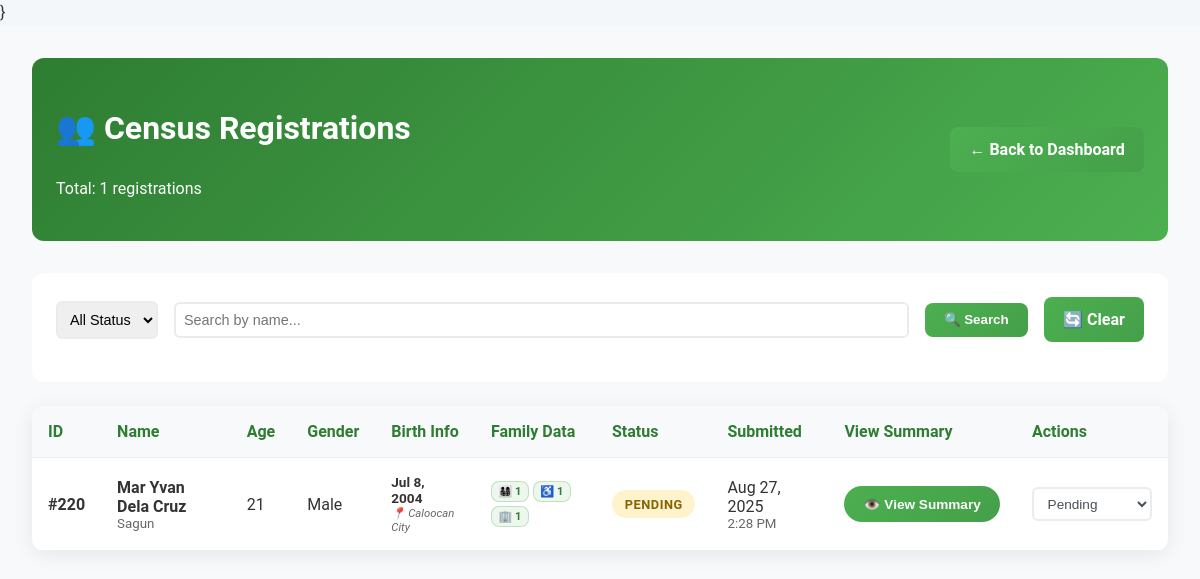
Before: /admin/view-resident-registrations.php (signed in) with the older database file.
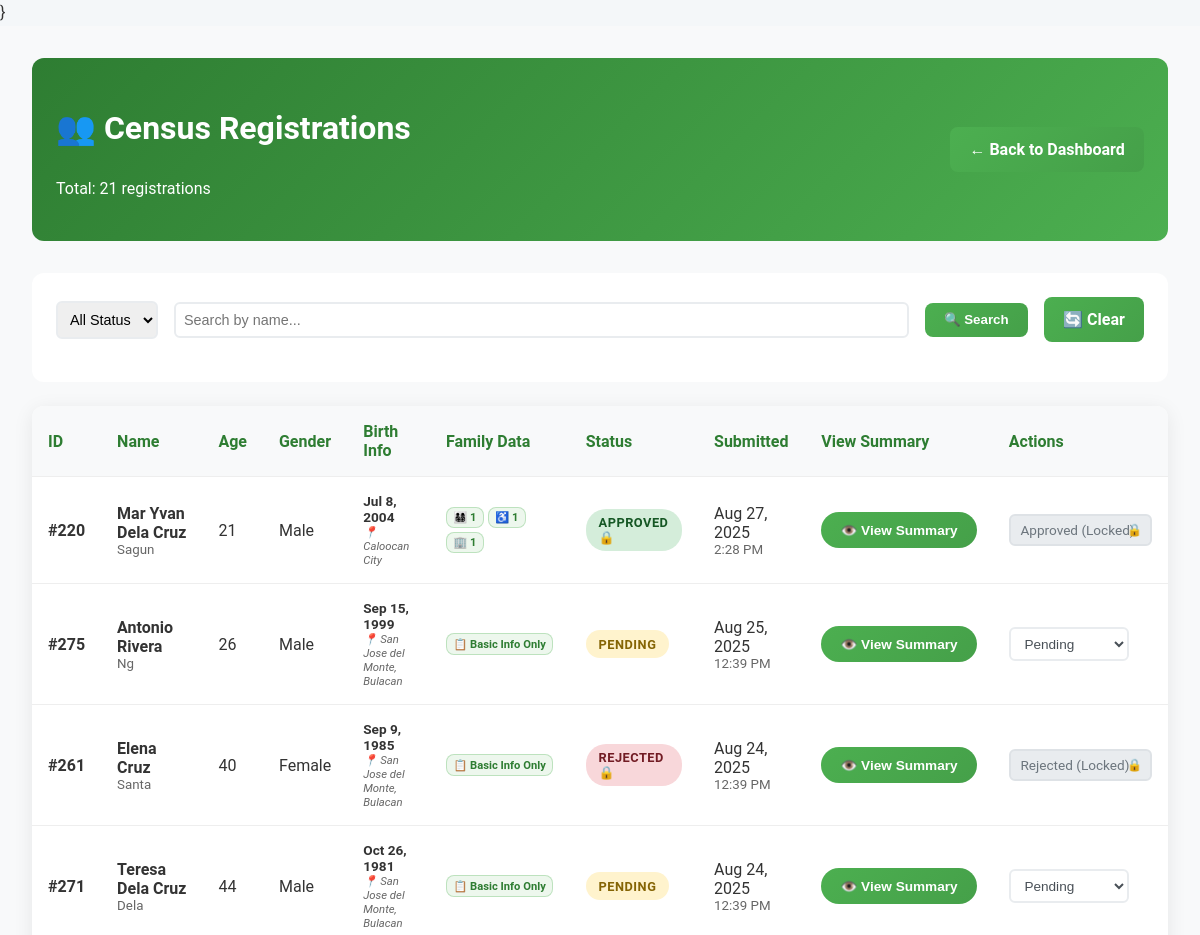
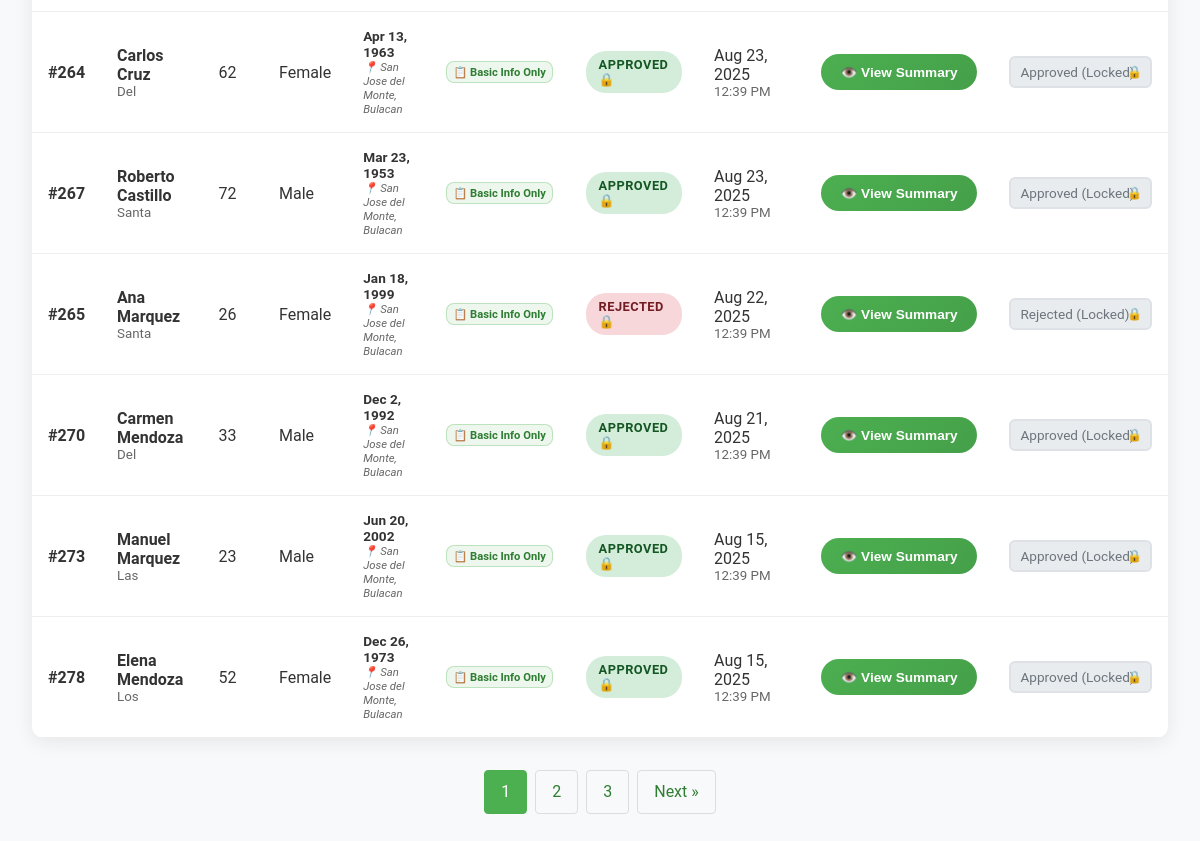
After: the same page with the newer database file (2 pictures, top to bottom).
### tables this page shows
CREATE TABLE `resident_registrations` (
  `id` int(11) NOT NULL,
  `first_name` varchar(100) NOT NULL,
  `middle_name` varchar(100) DEFAULT NULL,
  `last_name` varchar(100) NOT NULL,
  `birth_date` date NOT NULL,
  `birth_place` varchar(255) DEFAULT NULL,
  `age` int(11) NOT NULL,
  `civil_status` varchar(50) NOT NULL,
  `gender` varchar(20) NOT NULL,
  `contact_number` varchar(20) DEFAULT NULL,
  `email` varchar(255) DEFAULT NULL,
  `house_number` varchar(20) DEFAULT NULL,
  `address` text DEFAULT NULL,
  `pangkabuhayan` varchar(100) DEFAULT NULL,
  `submitted_at` timestamp NOT NULL DEFAULT current_timestamp(),
  `status` enum('pending','approved','rejected') DEFAULT 'pending',
  `land_ownership` varchar(100) DEFAULT NULL,
  `land_ownership_other` varchar(255) DEFAULT NULL,
  `house_ownership` varchar(100) DEFAULT NULL,
  `house_ownership_other` varchar(255) DEFAULT NULL,
  `farmland` varchar(100) DEFAULT NULL,
  `cooking_energy` varchar(100) DEFAULT NULL,
  `cooking_energy_other` varchar(255) DEFAULT NULL,
  `toilet_type` varchar(100) DEFAULT NULL,
  `toilet_type_other` varchar(255) DEFAULT NULL,
  `electricity_source` varchar(100) DEFAULT NULL,
  `electricity_source_other` varchar(255) DEFAULT NULL,
  `water_source` varchar(100) DEFAULT NULL,
  `water_source_other` varchar(255) DEFAULT NULL,
  `waste_disposal` varchar(100) DEFAULT NULL,
  `waste_disposal_other` varchar(255) DEFAULT NULL,
  `appliances` text DEFAULT NULL,
  `transportation` text DEFAULT NULL,
  `transportation_other` varchar(255) DEFAULT NULL,
  `business` text DEFAULT NULL,
  `business_other` varchar(255) DEFAULT NULL,
  `contraceptive` text DEFAULT NULL,
  `interviewer` varchar(255) DEFAULT NULL,
  `interviewer_title` varchar(255) DEFAULT NULL
);

### admin/view-resident-registrations.php (the view, shortened to what the changed rows need)
<?php
include '../includes/db_connect.php';
$status_filter = $_GET['status'] ?? '';
$search = $_GET['search'] ?? '';
$page = max(1, (int)($_GET['page'] ?? 1));
$per_page = 10;
$offset = ($page - 1) * $per_page;
$where_conditions = [];
$params = [];
$where_clause = $where_conditions ? "WHERE " . implode(" AND ", $where_conditions) : "";
$count_sql = "SELECT COUNT(*) FROM resident_registrations $where_clause";
$count_stmt = $pdo->prepare($count_sql);
$count_stmt->execute($params);
$total_records = $count_stmt->fetchColumn();
$total_pages = ceil($total_records / $per_page);
$sql = "SELECT rr.id, rr.first_name, rr.middle_name, rr.last_name, rr.age, rr.gender,
        rr.birth_date, rr.birth_place, rr.house_number, rr.email, rr.status, rr.submitted_at,
        (SELECT COUNT(*) FROM family_members fm WHERE fm.registration_id = rr.id) as family_count,
        (SELECT COUNT(*) FROM family_disabilities fd WHERE fd.registration_id = rr.id) as disability_count,
        (SELECT COUNT(*) FROM family_organizations fo WHERE fo.registration_id = rr.id) as organization_count
        FROM resident_registrations rr $where_clause ORDER BY submitted_at DESC LIMIT $per_page OFFSET $offset";
$stmt = $pdo->prepare($sql);
$stmt->execute($params);
$registrations = $stmt->fetchAll();
?>
<!DOCTYPE html>
<html lang="en">
<head>
    <link rel="stylesheet" href="../css/styles.css">
</head>
<body>
    <div class="admin-container">
        <div class="admin-header">
            <div>
                <h1>👥 Census Registrations</h1>
                <p>Total: <?php echo $total_records; ?> registrations</p>
            </div>
        </div>
        <div class="admin-table">
            <table>
                <thead>
                    <tr>
                        <th>ID</th>
                        <th>Name</th>
                        <th>Age</th>
                        <th>Gender</th>
                        <th>Birth Info</th>
                        <th>Family Data</th>
                        <th>Status</th>
                        <th>Submitted</th>
                        <th>View Summary</th>
                        <th>Actions</th>
                    </tr>
                </thead>
                <tbody>
                    <?php foreach ($registrations as $reg): ?>
                    <tr>
                        <td><strong>#<?php echo $reg['id']; ?></strong></td>
                        <td>
                            <strong><?php echo htmlspecialchars($reg['first_name'] . ' ' . $reg['last_name']); ?></strong>
                            <?php if ($reg['middle_name'] ?? false): ?>
                                <br><small style="color: #666;"><?php echo htmlspecialchars($reg['middle_name']); ?></small>
                            <?php endif; ?>
                        </td>
                        <td><?php echo $reg['age']; ?></td>
                        <td><?php echo htmlspecialchars($reg['gender']); ?></td>
                        <td>
                            <div style="font-size: 0.85rem;">
                                <?php if ($reg['birth_date'] ?? false): ?>
                                    <strong><?php echo date('M j, Y', strtotime($reg['birth_date'])); ?></strong>
                                <?php else: ?>
                                    <span style="color: #999; font-style: italic;">No birth date</span>
                                <?php endif; ?>
                                <?php if ($reg['birth_place'] ?? false): ?>
                                    <br><small style="color: #666; font-style: italic;">📍 <?php echo htmlspecialchars($reg['birth_place']); ?></small>
                                <?php endif; ?>
                            </div>
                        </td>
                        <td>
                            <div class="family-data-summary">
                                <?php if ($reg['family_count'] > 0): ?>
                                    <span class="data-badge family-badge" title="<?php echo $reg['family_count']; ?> family member(s)">👨‍👩‍👧‍👦 <?php echo $reg['family_count']; ?></span>
                                <?php endif; ?>
                                <?php if ($reg['disability_count'] > 0): ?>
                                    <span class="data-badge disability-badge" title="<?php echo $reg['disability_count']; ?> disability record(s)">♿ <?php echo $reg['disability_count']; ?></span>
                                <?php endif; ?>
                                <?php if ($reg['organization_count'] > 0): ?>
                                    <span class="data-badge organization-badge" title="<?php echo $reg['organization_count']; ?> organization membership(s)">🏢 <?php echo $reg['organization_count']; ?></span>
                                <?php endif; ?>
                                <?php if ($reg['family_count'] == 0 && $reg['disability_count'] == 0 && $reg['organization_count'] == 0): ?>
                                    <span class="data-badge basic-badge">📋 Basic Info Only</span>
                                <?php endif; ?>
                            </div>
                        </td>
                        <td>
                            <span class="status-badge status-<?php echo $reg['status']; ?>">
                                <?php echo ucfirst($reg['status']); ?>
                                <?php if ($reg['status'] !== 'pending'): ?>
                                    🔒
                                <?php endif; ?>
                            </span>
                        </td>
                        <td>
                            <div><?php echo date('M j, Y', strtotime($reg['submitted_at'])); ?></div>
                            <small style="color: #666;"><?php echo date('g:i A', strtotime($reg['submitted_at'])); ?></small>
                        </td>
                        <td>
                            <button onclick="viewRegistrationDetails(<?php echo $reg['id']; ?>)" class="view-form-btn"
                                    title="View complete registration summary including personal info, family members, disabilities, and organizations">
                                👁️ View Summary
                            </button>
                        </td>
                        <td>
                            <?php if ($reg['status'] === 'pending'): ?>
                            <form method="POST" style="margin: 0;">
                                <select name="status" class="action-select" onchange="this.form.submit()">
                                    <option value="pending" selected>Pending</option>
                                </select>
                            </form>
                            <?php else: ?>
                            <div class="action-select status-locked">
                                <?php echo ucfirst($reg['status']); ?> (Locked)
                            </div>
                            <?php endif; ?>
                        </td>
                    </tr>
                    <?php endforeach; ?>
                </tbody>
            </table>
        </div>
        <?php if ($total_pages > 1): ?>
        <div class="pagination">
            <?php for ($i = max(1, $page-2); $i <= min($total_pages, $page+2); $i++): ?>
                <?php if ($i == $page): ?>
                    <span class="current"><?php echo $i; ?></span>
                <?php else: ?>
                    <a href="?page=<?php echo $i; ?>&status=<?php echo $status_filter; ?>&search=<?php echo urlencode($search); ?>"><?php echo $i; ?></a>
                <?php endif; ?>
            <?php endfor; ?>
            <?php if ($page < $total_pages): ?>
                <a href="?page=<?php echo $page+1; ?>&status=<?php echo $status_filter; ?>&search=<?php echo urlencode($search); ?>">Next »</a>
            <?php endif; ?>
        </div>
        <?php endif; ?>
    </div>
</body>
</html>

Changed rows visible on the page:
changed resident_registrations "Mar Yvan Dela Cruz": status "PENDING" → "APPROVED"; status "Pending" → "Approved"
added resident_registrations: id "275", first_name+last_name "Antonio Rivera", middle_name "Ng", age "26", gender "Male", birth_date "Sep 15, 1999", birth_place "San Jose del Monte, Bulacan", shows "📋 Basic Info Only", status "PENDING", submitted_at "Aug 25, 2025", submitted_at "12:39 PM"
added resident_registrations: id "261", first_name+last_name "Elena Cruz", middle_name "Santa", age "40", gender "Female", birth_date "Sep 9, 1985", birth_place "San Jose del Monte, Bulacan", shows "📋 Basic Info Only", status "REJECTED", submitted_at "Aug 24, 2025", submitted_at "12:39 PM", status "Rejected"
added resident_registrations: id "271", first_name+last_name "Teresa Dela Cruz", middle_name "Dela", age "44", gender "Male", birth_date "Oct 26, 1981", birth_place "San Jose del Monte, Bulacan", shows "📋 Basic Info Only", status "PENDING", submitted_at "Aug 24, 2025", submitted_at "12:39 PM"
added resident_registrations: id "264", first_name+last_name "Carlos Cruz", middle_name "Del", age "62", gender "Female", birth_date "Apr 13, 1963", birth_place "San Jose del Monte, Bulacan", shows "📋 Basic Info Only", status "APPROVED", submitted_at "Aug 23, 2025", submitted_at "12:39 PM", status "Approved"
added resident_registrations: id "267", first_name+last_name "Roberto Castillo", middle_name "Santa", age "72", gender "Male", birth_date "Mar 23, 1953", birth_place "San Jose del Monte, Bulacan", shows "📋 Basic Info Only", status "APPROVED", submitted_at "Aug 23, 2025", submitted_at "12:39 PM", status "Approved"
added resident_registrations: id "265", first_name+last_name "Ana Marquez", middle_name "Santa", age "26", gender "Female", birth_date "Jan 18, 1999", birth_place "San Jose del Monte, Bulacan", shows "📋 Basic Info Only", status "REJECTED", submitted_at "Aug 22, 2025", submitted_at "12:39 PM", status "Rejected"
added resident_registrations: id "270", first_name+last_name "Carmen Mendoza", middle_name "Del", age "33", gender "Male", birth_date "Dec 2, 1992", birth_place "San Jose del Monte, Bulacan", shows "📋 Basic Info Only", status "APPROVED", submitted_at "Aug 21, 2025", submitted_at "12:39 PM", status "Approved"
added resident_registrations: id "273", first_name+last_name "Manuel Marquez", middle_name "Las", age "23", gender "Male", birth_date "Jun 20, 2002", birth_place "San Jose del Monte, Bulacan", shows "📋 Basic Info Only", status "APPROVED", submitted_at "Aug 15, 2025", submitted_at "12:39 PM", status "Approved"
added resident_registrations: id "278", first_name+last_name "Elena Mendoza", middle_name "Los", age "52", gender "Female", birth_date "Dec 26, 1973", birth_place "San Jose del Monte, Bulacan", shows "📋 Basic Info Only", status "APPROVED", submitted_at "Aug 15, 2025", submitted_at "12:39 PM", status "Approved"
Other visible differences:
$total_records: "1" → "21"
new list line: "1"
new list line: "2"
new list line: "3"
text now shown: "Next »"
